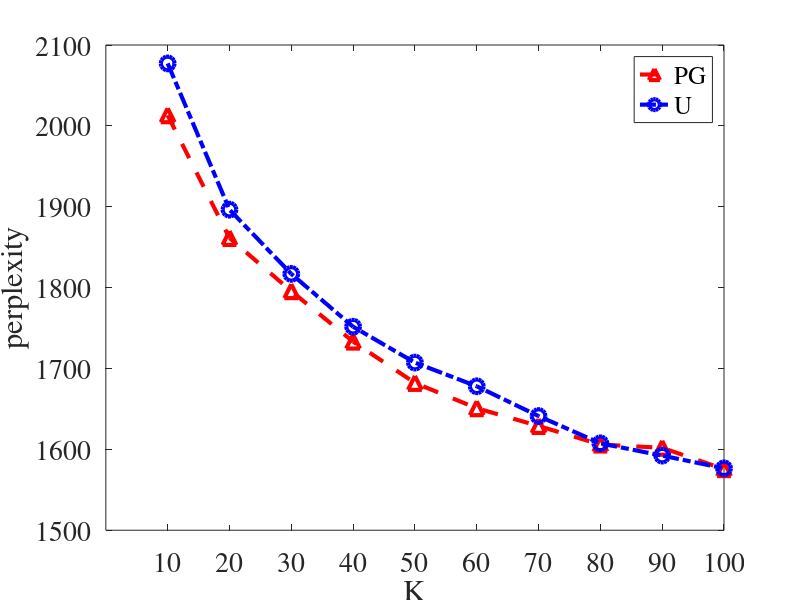
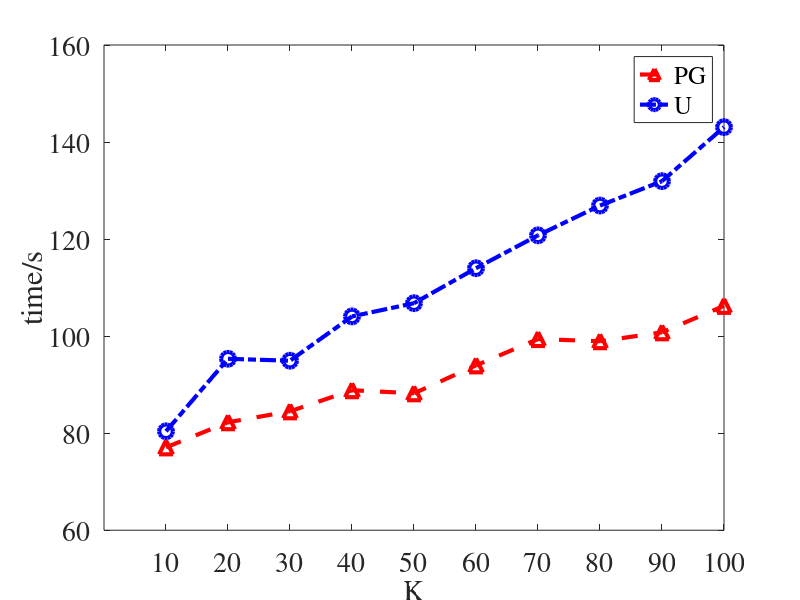

Reproduce these figures in MATLAB, in order.
pg_perp=[2013.111261
1861.368329
1795.602937
1733.227776
1682.16528
1650.861259
1628.915893
1605.933732
1601.94072
1575.527927];
pg_time=[77.0727
82.2488
84.5037
88.849
88.2175
93.9716
99.398
98.9478
100.786
106.238];
mimno_perp=[2077.218466
1896.410872
1816.955045
1751.651423
1707.293375
1678.001749
1641.180436
1607.47542
1592.262965
1576.583662];
mimno_time=[80.3902
95.3302
94.934
104.065
106.79
113.999
120.775
126.913
131.938
143.072];

x=10:10:100;

set(0,'DefaultAxesFontName', 'Times');
set(0,'DefaultAxesFontSize', 20);
set(0,'DefaultTextFontname', 'Times');
set(0,'DefaultTextFontSize', 20);


h = plot(x, pg_perp, 'r^--', 'MarkerSize', 10, 'LineWidth', 3);
hold on; plot(x, mimno_perp, 'bo-.', 'MarkerSize', 10, 'LineWidth', 3);
%xlim([10 100000]);
%ylim([1550 1580]);
set(gca,'xtick',x);
%set(gca, 'xscale', 'log');
legend('PG', 'U');
%set(gca, 'xticklabel', {'1'; '2'; '4'; '8'; '16'; '32'; '64'; '128'; '256'; '512'; 'n'});
ylabel('perplexity');   
xlabel('K');

figure;
h = plot(x, pg_time, 'r^--', 'MarkerSize', 10, 'LineWidth', 3);
hold on; plot(x, mimno_time, 'bo-.', 'MarkerSize', 10, 'LineWidth', 3);
%xlim([10 100000]);
%ylim([1550 1580]);
set(gca,'xtick',x);
%set(gca, 'xscale', 'log');
legend('PG', 'U');
%set(gca, 'xticklabel', {'1'; '2'; '4'; '8'; '16'; '32'; '64'; '128'; '256'; '512'; 'n'});
ylabel('time/s');   
xlabel('K');
